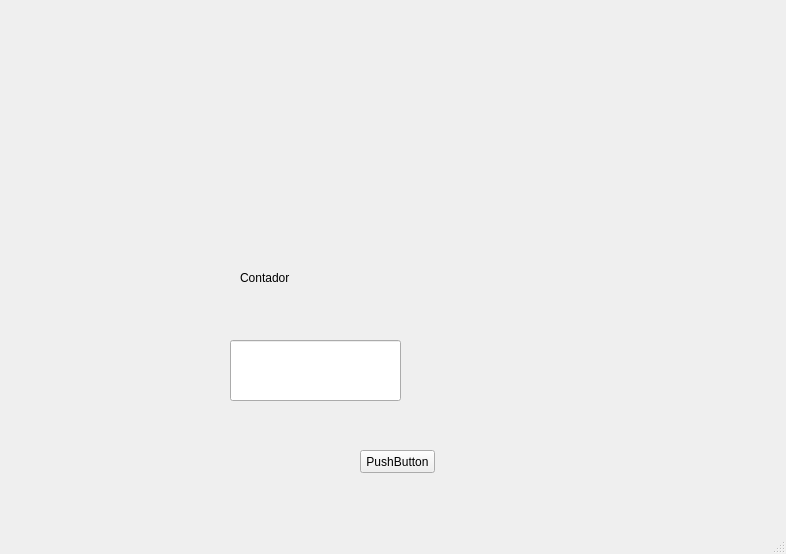
<?xml version="1.0" encoding="UTF-8"?>
<ui version="4.0">
 <class>MainWindow</class>
 <widget class="QMainWindow" name="MainWindow">
  <property name="geometry">
   <rect>
    <x>0</x>
    <y>0</y>
    <width>786</width>
    <height>554</height>
   </rect>
  </property>
  <property name="windowTitle">
   <string>MainWindow</string>
  </property>
  <widget class="QWidget" name="centralwidget">
   <widget class="QLabel" name="label">
    <property name="geometry">
     <rect>
      <x>20</x>
      <y>10</y>
      <width>101</width>
      <height>151</height>
     </rect>
    </property>
    <property name="styleSheet">
     <string notr="true"/>
    </property>
    <property name="text">
     <string/>
    </property>
    <property name="pixmap">
     <pixmap resource="../Archivos/Recursos.qrc">:/logos/logo facultad de ingenieria uat.png</pixmap>
    </property>
    <property name="scaledContents">
     <bool>true</bool>
    </property>
   </widget>
   <widget class="QLineEdit" name="txt_temporizador">
    <property name="geometry">
     <rect>
      <x>230</x>
      <y>340</y>
      <width>171</width>
      <height>61</height>
     </rect>
    </property>
   </widget>
   <widget class="QLabel" name="label_2">
    <property name="geometry">
     <rect>
      <x>240</x>
      <y>270</y>
      <width>101</width>
      <height>16</height>
     </rect>
    </property>
    <property name="text">
     <string>Contador</string>
    </property>
   </widget>
   <widget class="QLabel" name="label_4">
    <property name="geometry">
     <rect>
      <x>500</x>
      <y>10</y>
      <width>101</width>
      <height>151</height>
     </rect>
    </property>
    <property name="styleSheet">
     <string notr="true"/>
    </property>
    <property name="text">
     <string/>
    </property>
    <property name="pixmap">
     <pixmap resource="../Archivos/Recursos.qrc">:/logos/Logo UAT.png</pixmap>
    </property>
    <property name="scaledContents">
     <bool>true</bool>
    </property>
   </widget>
   <widget class="QLabel" name="imagen">
    <property name="geometry">
     <rect>
      <x>610</x>
      <y>330</y>
      <width>101</width>
      <height>151</height>
     </rect>
    </property>
    <property name="styleSheet">
     <string notr="true"/>
    </property>
    <property name="text">
     <string/>
    </property>
    <property name="pixmap">
     <pixmap resource="../Archivos/Recursos.qrc">:/logos/logo equipo 3.jpg</pixmap>
    </property>
    <property name="scaledContents">
     <bool>true</bool>
    </property>
   </widget>
   <widget class="QPushButton" name="btn_temporizador">
    <property name="geometry">
     <rect>
      <x>360</x>
      <y>450</y>
      <width>75</width>
      <height>23</height>
     </rect>
    </property>
    <property name="text">
     <string>PushButton</string>
    </property>
   </widget>
  </widget>
  <widget class="QMenuBar" name="menubar">
   <property name="geometry">
    <rect>
     <x>0</x>
     <y>0</y>
     <width>786</width>
     <height>21</height>
    </rect>
   </property>
  </widget>
  <widget class="QStatusBar" name="statusbar"/>
 </widget>
 <resources>
  <include location="../Archivos/Recursos.qrc"/>
 </resources>
 <connections/>
</ui>
